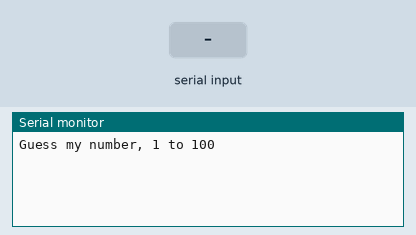
Simulated run of this sketch. Board: Arduino Uno, built with avr-gcc and run on an emulated ATmega328P. On the bench: the last lines printed to the serial monitor. Inputs (shaded band) come from the test bench. Random numbers use the default seed unless the sketch sets one.

Above: at 3.2 s.
3.3 s: "90,45\n" received over Serial
At 4.5 s:
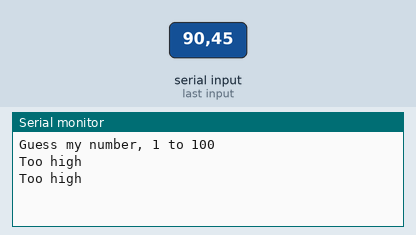
4.8 s: "5\n" received over Serial
At 5.8 s:
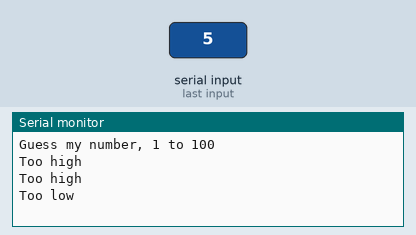

Measured:
- after the input at 3.3 s, the serial monitor: prints a new line at once (image 1)
- after the input at 4.8 s, the serial monitor: prints a new line at once (image 2)

The sketch:

07_guessing_game.ino
```cpp
int secret;
int tries = 0;

void setup() {
  Serial.begin(115200);
  secret = random(1, 101);
  delay(2000);
  Serial.println("Guess my number, 1 to 100");
}

void loop() {
  if (Serial.available()) {
    int guess = Serial.parseInt();
    while (Serial.available()) Serial.read();
    tries++;
    if (guess < secret) Serial.println("Too low");
    else if (guess > secret) Serial.println("Too high");
    else {
      Serial.println("Got it in " + String(tries));
      secret = random(1, 101);
      tries = 0;
    }
  }
}
```
